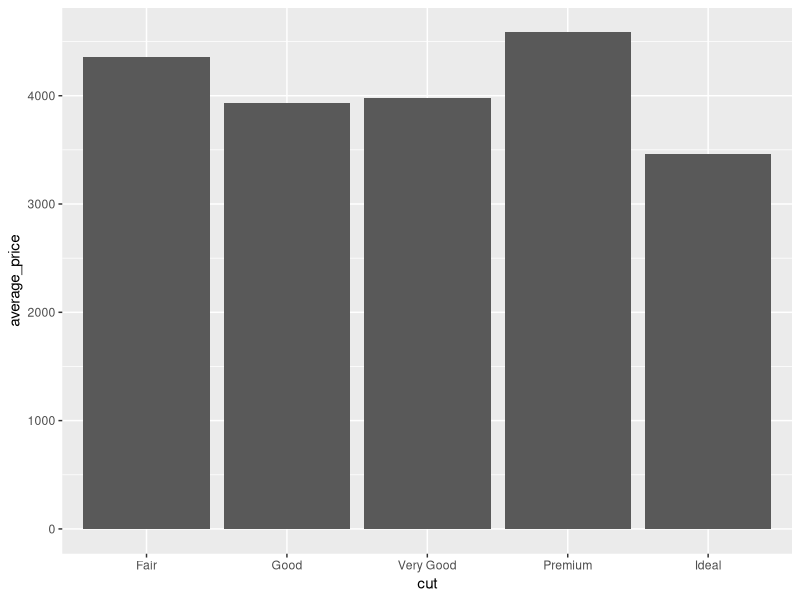
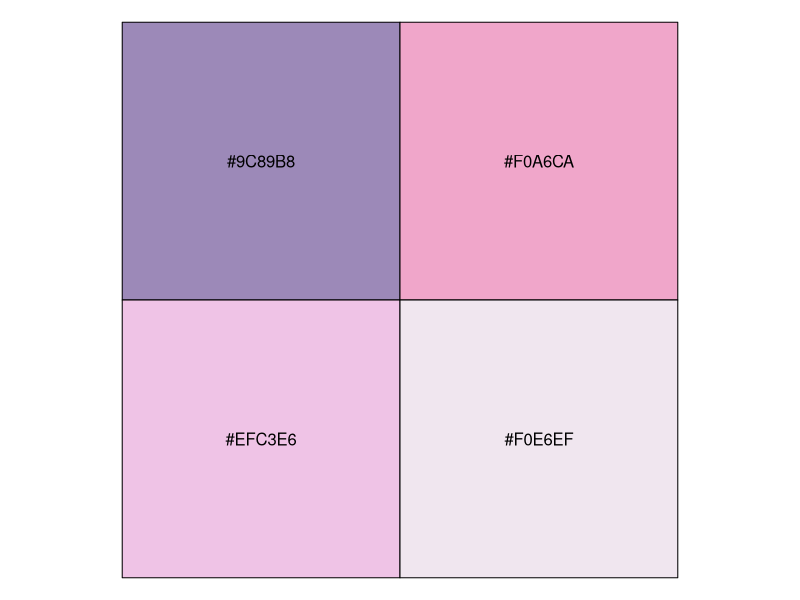

Recreate these plots in R, in order.
library(tidyverse)

data("diamonds")

average_price <- diamonds %>% 
  group_by(cut) %>%
  summarise(average_price = mean(price)) %>%
  ungroup() 
average_price

average_price %>% 
  ggplot() +
  geom_col(aes(x = cut, y = average_price))

library(scales)
show_col(c("#9C89B8", "#F0A6CA", "#EFC3E6", "#F0E6EF"))
